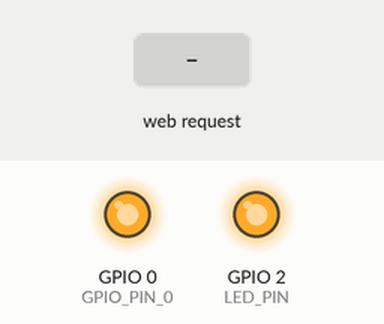
Simulated run of this sketch. Board: ESP8266 (NodeMCU). On the bench: output pins drawn as LEDs (lit = HIGH). The test bench sets the inputs (shaded band). WiFi joins after 1.5 s; servers stay silent unless stated; EEPROM starts erased; what the sketch prints to the serial monitor is not drawn.

Above: at 5.2 s.
5.3 s: HTTP request GET /gpio/1 received
At 6.5 s:
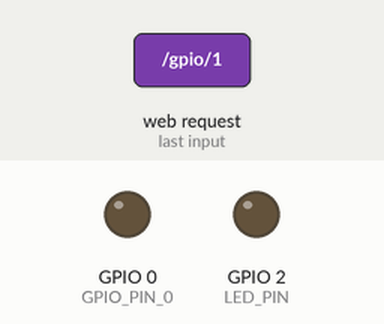
6.8 s: HTTP request GET /gpio/0 received
At 7.6 s:
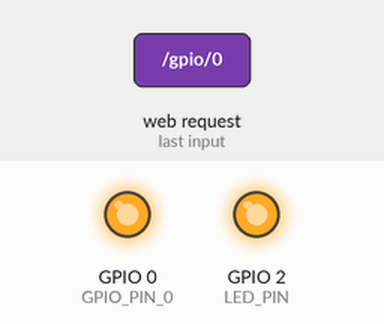
Timing chart, 0 to 9.8 s (numbered marks = the images above; inputs shaded):
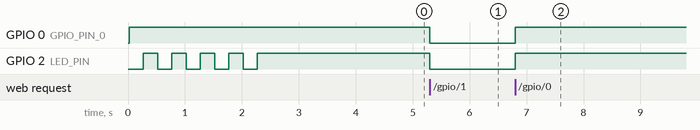

The sketch:

WirelessSwitch.ino
```cpp
/*
 *  This sketch demonstrates how to set up a simple HTTP-like server.
 *  The server will set a GPIO pin depending on the request
 *    http://server_ip/gpio/0 will set the GPIO2 low,
 *    http://server_ip/gpio/1 will set the GPIO2 high
 *  server_ip is the IP address of the ESP8266 Arduino module, will be
 *  printed to Serial when the module is connected.
 */

#include <ESP8266WiFi.h>
#include <EEPROM.h>
const char* WIFI_SSID = "Lyncsis";
const char* WIFI_PASSWORD = "xxxxxxxxxxxxx";
const int LED_PIN = 2;
const int GPIO_PIN_0 = 0;


int currentValue = 0;
String deviceName = "";
// Create an instance of the server
// specify the port to listen on as an argument
WiFiServer server(80);

void setup() {
  EEPROM.begin(512);
  Serial.begin(115200);
  delay(10);

  deviceName = loadDeviceName();


  // setup GPIO and LED
  pinMode(GPIO_PIN_0, OUTPUT);
  pinMode(LED_PIN, OUTPUT);
  digitalWrite(GPIO_PIN_0, 1);

  // blink the LED so we know it's working
  blink(5,250);

  // Connect to WiFi network
  Serial.println();
  Serial.println();
  Serial.print("Connecting to ");
  Serial.println(WIFI_SSID);

  WiFi.begin(WIFI_SSID, WIFI_PASSWORD);

  while (WiFi.status() != WL_CONNECTED) {
    delay(500);
    Serial.print(".");
  }
  Serial.println("");
  Serial.println("WiFi connected");

  // Start the server
  server.begin();
  Serial.println("Server started");

  // Print the IP address
  Serial.println(WiFi.localIP());
  WiFi.hostname(deviceName);
  Serial.println(deviceName);
}

void loop() {

   while (WiFi.status() != WL_CONNECTED) {
      delay(500);
      blink(3,250);
      Serial.print("wifi disconnected...");
    }

  // Check if a client has connected
  WiFiClient client = server.available();
  if (!client) {
    return;
  }

  // Wait until the client sends some data
  Serial.println("new client");
  while(!client.available()){
    delay(1);
  }

  // Read the first line of the request
  String req = client.readStringUntil('\r');
  Serial.println(req);
  client.flush();

  Serial.print(req);

  if (req.indexOf("/gpio/0") != -1)
  {
      // turn pin off
      currentValue = 0;
  }
  else if (req.indexOf("/gpio/1") != -1)
  {
      // turn pin on
      currentValue = 1;
  }
  else if (req.indexOf("/settings") != -1)
  {
      // set the device name
      String newName = getQueryStringValue(req,"name");
      saveDeviceName(newName);
      deviceName = loadDeviceName();
  }

  digitalWrite(LED_PIN, currentValue == 0 ? 1 : 0);
  digitalWrite(GPIO_PIN_0, currentValue == 0 ? 1 : 0);

  client.flush();

  // Prepare the response
  String s = String("HTTP/1.1 200 OK\r\nContent-Type: text/html\r\n\r\n<!DOCTYPE HTML>") +
  String("<style>html {height: 100%;}body {min-height: 100%;}</style>") +
  String("<meta name=\"viewport\" content=\"width=device-width, initial-scale=1\">") +
  String("<style>.button {width:100%;height:100%;background-color:") + String(currentValue == 0 ? "Grey;" : "Green;") + String("border: none; color: white;text-align: center;text-decoration: none;display: inline-block;font-size: 64px;}</style>") +
  String("<div style=\"height:285px; margin:10px; line-height:285px;text-align:center;\">") +
  String("<a href=\"/gpio/" + String(currentValue == 0 ? 1 : 0) + "\" class=\"button\">") + deviceName + String("</a>") +
  String("</div>") +
  String("</html>");
  // Send the response to the client
  client.print(s);
  delay(1);
  Serial.println("Client disconnected");
}

void blink(int count, int durationInMS)
{
  for(int i=0; i < count;i++)
  {
    digitalWrite(LED_PIN, 0);
    delay(durationInMS);
    digitalWrite(LED_PIN, 1);
    delay(durationInMS);
  }
}

String getQueryStringValue(String line, String needle)
{
  // GET /settings/name?name=test HTTP/1.1
  String request = getValue(line, ' ', 1);
  Serial.println(request);

  // /settings/name?A=test&B=something
  String queryString = getValue(request, '?', 1);
  Serial.println(queryString);

  // A=test&B=something
  for(int i=0; i < 10; i++)
  {
    String parameter = getValue(queryString, '&', i);
    Serial.println(parameter );
    if(parameter != "")
    {
      String key = getValue(parameter,'=',0);
      String value = getValue(parameter,'=',1);
         Serial.println(key + ":" + value);
      if(key == needle)
      {
        return value;
      }
    }
  }

  return "";
}

String getValue(String data, char separator, int index)
{
  int found = 0;
  int strIndex[] = {0, -1};
  int maxIndex = data.length()-1;

  for(int i=0; i<=maxIndex && found<=index; i++){
    if(data.charAt(i)==separator || i==maxIndex){
        found++;
        strIndex[0] = strIndex[1]+1;
        strIndex[1] = (i == maxIndex) ? i+1 : i;
    }
  }

  return found>index ? data.substring(strIndex[0], strIndex[1]) : "";
}

void saveDeviceName(String name)
{
   writeEEPROMString(0, name);
}

String loadDeviceName()
{
  String deviceNameFromRom = readEEPROMString(0);

  Serial.println(deviceNameFromRom);

  if(deviceNameFromRom.length() == 0)
  {
    return "ESP8266";
  }
  else
  {
    Serial.println(deviceNameFromRom);
    return deviceNameFromRom;
  }
}


void writeEEPROMString(char add, String data)
{
  int _size = data.length();
  int i;
  for(i=0;i<_size;i++)
  {
    EEPROM.write(add+i,data[i]);
  }
  EEPROM.write(add+_size,'\0');   //Add termination null character for String Data
  EEPROM.commit();
}


/* This will read whatever is stored in the first 100 bytes and return everything be fore the null terminator.
 * If we want to store other values we would need to pass an 'add' value to ssay where that value starts.
 */
String readEEPROMString(char add)
{
  int i;
  char data[100]; //Max 100 Bytes
  int len=0;
  unsigned char k;
  k=EEPROM.read(add);
  while(k != '\0' && len<100)   //Read until null character
  {
    k=EEPROM.read(add+len);
    data[len]=k;
    len++;
  }
  data[len]='\0';
  return String(data);
}
```

Measured:
- after the input at 5.3 s, GPIO 0 (GPIO_PIN_0), GPIO 2 (LED_PIN): HIGH → LOW at once
- after the input at 6.8 s, GPIO 0 (GPIO_PIN_0), GPIO 2 (LED_PIN): LOW → HIGH at once
